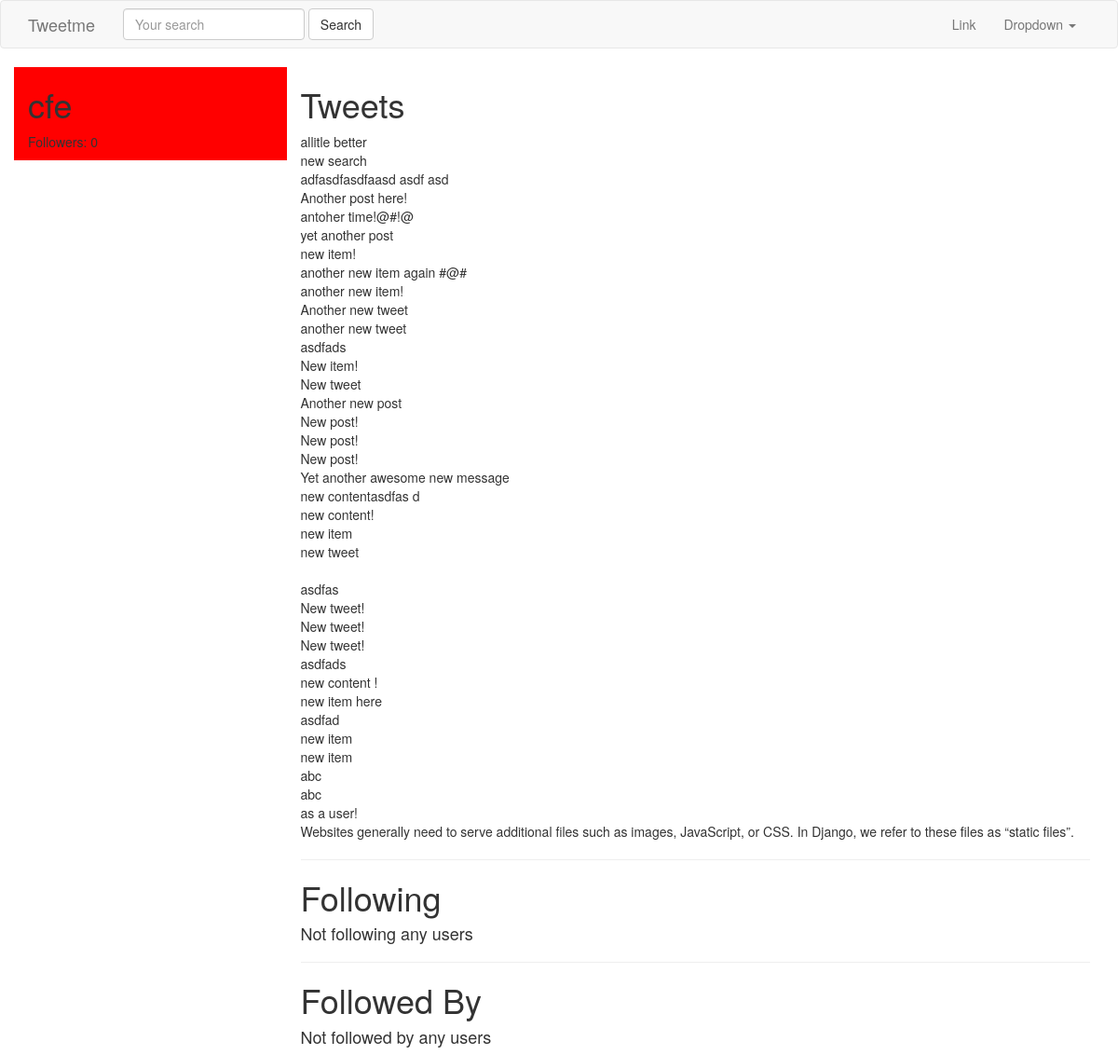
Before: /cfe/ with the older database file.
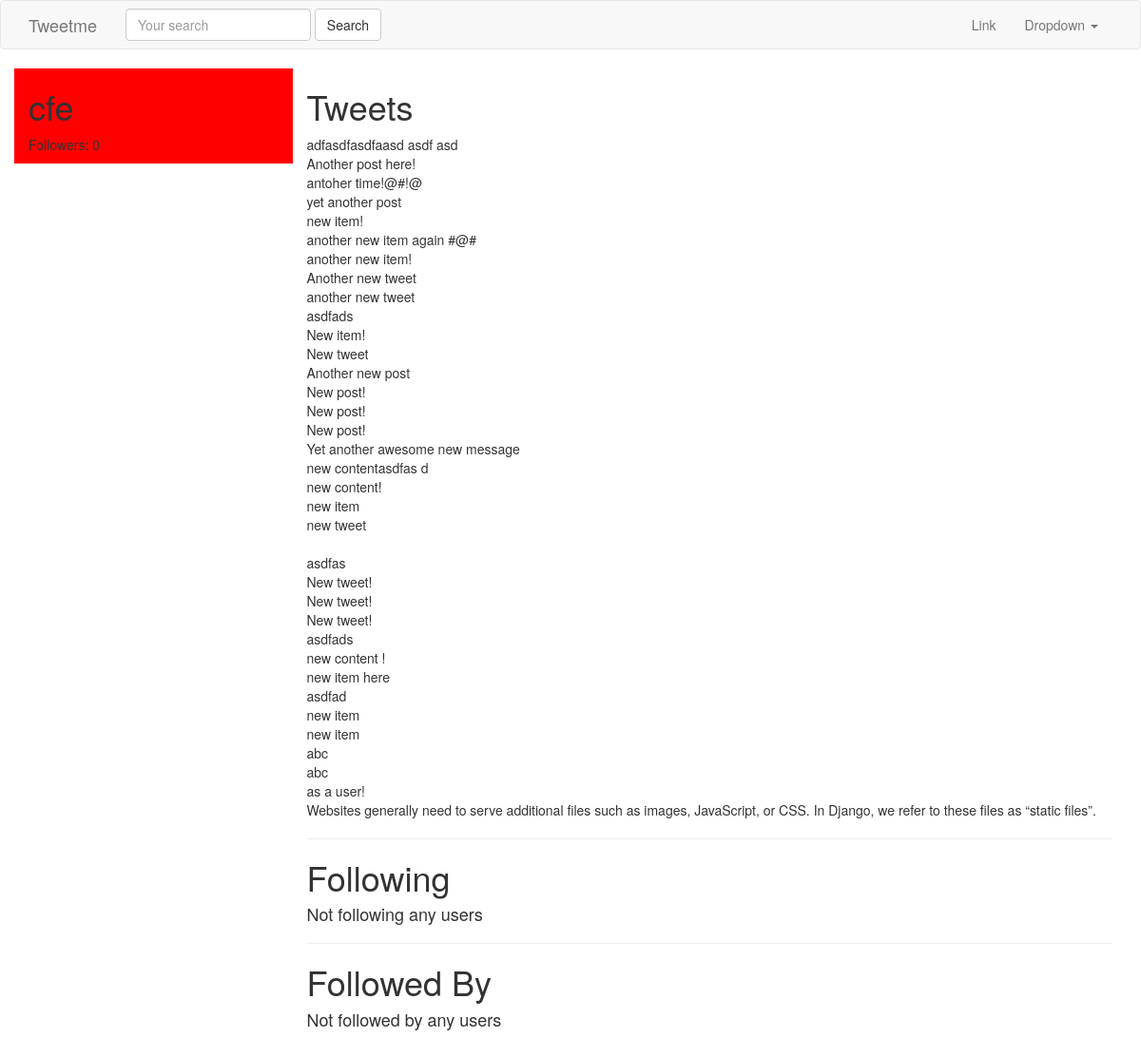
After: the same page with the newer database file.
### tweets/models.py (models this page shows, shortened)
class Tweet(models.Model):
    user        = models.ForeignKey(settings.AUTH_USER_MODEL)
    content     = models.CharField(max_length=140, validators=[validate_content])
    updated     = models.DateTimeField(auto_now=True)
    timestamp   = models.DateTimeField(auto_now_add=True)
    def __str__(self):
        return str(self.content)
    class Meta:
        ordering = ['-timestamp']

### accounts/views.py (the view)
# urls.py: url(r'^(?P<username>[\w.@+-]+)/$', UserDetailView.as_view(), name='detail'), # /tweet/1/
class UserDetailView(DetailView):
    template_name = 'accounts/user_detail.html'
    queryset = User.objects.all()
    def get_object(self):
        return get_object_or_404(
                    User,
                    username__iexact=self.kwargs.get("username")
                    )

### accounts/templates/accounts/user_detail.html
{% extends "base.html" %}
{% block content %}
<div class='row'>
    <div class='col-sm-3 col-xs-12' style='background-color:red;'>
        <h1>{{ object.username }} </h1>
        <p>Followers: {{ object.followed_by.count }}</p>
    </div>
    <div class='col-sm-9 col-xs-12'>
         <h1>Tweets</h1>
         {% for tweet in object.tweet_set.all %}
         {{ tweet }}<br/>
         {% endfor %}
         <hr/>
          <h1>Following</h1>
             {% for user in object.profile.following.all %}
             <a href='/{{ user.username }}'>{{ user.username }}</a><br/>
             {% empty %}
             <h4>Not following any users</h4>
             {% endfor %}
          <hr/>
          <h1>Followed By</h1>
             {% for profile in object.followed_by.all %}
             <a href='/{{ profile.user.username }}'>{{ profile.user.username }}</a><br/>
             {% empty %}
             <h4>Not followed by any users</h4>
             {% endfor %}
     </div>
</div>
{% endblock content %}

Changed rows visible on the page:
no longer on this page (row edited): Tweet: content "allitle better"
no longer on this page (row edited): Tweet: content "new search"
